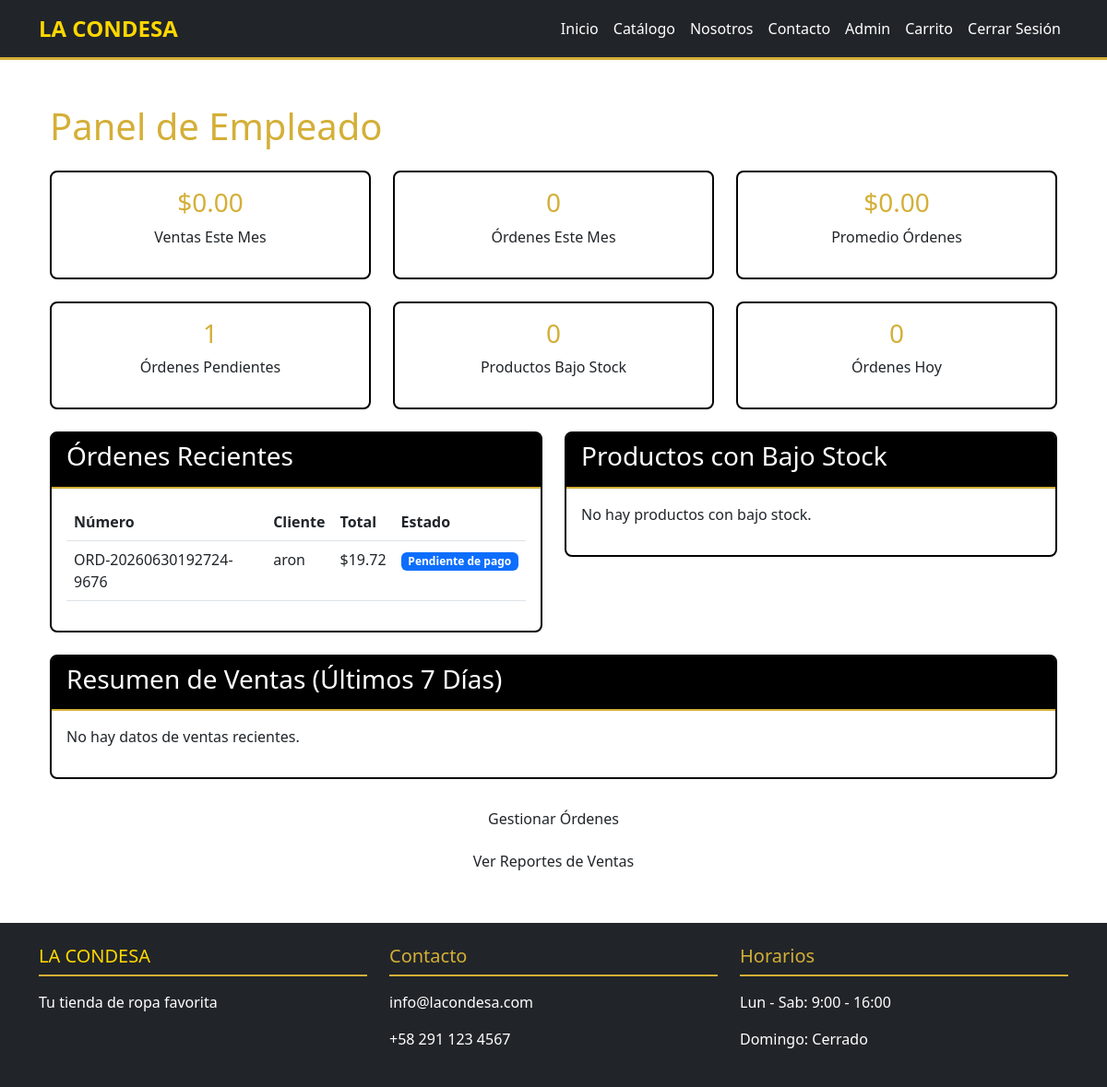
/employee/dashboard (signed in), run on the app's committed database.
### models/order.py (models this page shows, shortened)
class Order(db.Model):
    __tablename__ = 'orders'
    STATUSES = ['pending_payment', 'paid', 'preparing', 'ready_for_pickup', 'delivered']
    PAYMENT_STATUS = ['pending', 'verified', 'cancelled']
    id = db.Column(db.Integer, primary_key=True)
    user_id = db.Column(db.Integer, db.ForeignKey('users.id'), nullable=False)
    order_number = db.Column(db.String(20), unique=True, nullable=False, index=True)
    subtotal = db.Column(db.Float, nullable=False, default=0.0)
    tax = db.Column(db.Float, nullable=False, default=0.0)
    discount = db.Column(db.Float, nullable=False, default=0.0)
    total = db.Column(db.Float, nullable=False, default=0.0)
    status = db.Column(db.String(20), default='pending_payment', nullable=False)
    pickup_location = db.Column(db.String(100), nullable=True)
    payment_status = db.Column(db.String(20), default='pending', nullable=False)
    payment_reference = db.Column(db.String(50), nullable=True)
    receipt_path = db.Column(db.String(255), nullable=True)
    payment_receipt_path = db.Column(db.String(255), nullable=True)
    confirmed_by_id = db.Column(db.Integer, db.ForeignKey('users.id'), nullable=True)
    created_at = db.Column(db.DateTime, default=datetime.utcnow)
    paid_at = db.Column(db.DateTime, nullable=True)
    delivered_at = db.Column(db.DateTime, nullable=True)
    items = db.relationship('OrderItem', backref='order', lazy='dynamic', cascade='all, delete-orphan')
    customer = db.relationship('User', foreign_keys=[user_id], back_populates='orders', lazy='select')
    confirmed_by = db.relationship('User', foreign_keys=[confirmed_by_id], lazy='select', overlaps="orders")

### models/user.py (models this page shows, shortened)
class User(UserMixin, db.Model):
    __tablename__ = 'users'
    ROLES = ['administrator', 'employee', 'customer']
    id = db.Column(db.Integer, primary_key=True)
    name = db.Column(db.String(100), nullable=False)
    email = db.Column(db.String(120), unique=True, nullable=False, index=True)
    password_hash = db.Column(db.String(256), nullable=False)
    phone = db.Column(db.String(20), nullable=True)
    role = db.Column(db.String(20), default='customer', nullable=False)
    is_active = db.Column(db.Boolean, default=True)
    created_at = db.Column(db.DateTime, default=datetime.utcnow)
    orders = db.relationship('Order', foreign_keys='Order.user_id', back_populates='customer', lazy='dynamic')

### routes/employee.py (the view)
@employee_bp.route('/dashboard')
@login_required
@employee_required
def dashboard():
    recent_orders = Order.query.order_by(Order.created_at.desc()).limit(10).all()
    pending_payment = Order.query.filter_by(payment_status='pending').count()
    low_stock = inventory_service.get_low_stock_products()
    daily_sales = analytics_service.get_daily_sales(days=7)
    daily_sales_total = sum(sale['total'] for sale in daily_sales)
    daily_orders_count = sum(sale['orders'] for sale in daily_sales)
    monthly_sales = analytics_service.get_sales_summary(days=30)
    top_products = analytics_service.get_top_selling_products(limit=5, days=7)
    return render_template('employee/dashboard.html',
                         recent_orders=recent_orders,
                         pending_payment=pending_payment,
                         low_stock=low_stock,
                         daily_sales=daily_sales,
                         daily_sales_total=daily_sales_total,
                         daily_orders_count=daily_orders_count,
                         monthly_sales=monthly_sales,
                         top_products=top_products)

### services/analytics_service.py (called while the page is built)
    def get_daily_sales(self, days=30):
        start_date = datetime.utcnow() - timedelta(days=days)
        results = db.session.query(
            db.func.date(Order.created_at).label('date'),
            db.func.sum(Order.total).label('total'),
            db.func.count(Order.id).label('orders')
        ).filter(
            Order.status == 'delivered',
            Order.created_at >= start_date
        ).group_by(
            db.func.date(Order.created_at)
        ).order_by(
            Order.created_at.desc()
        ).all()
        return [
            {'date': str(r.date), 'total': float(r.total), 'orders': r.orders}
            for r in results
        ]

### services/inventory_service.py (called while the page is built)
    def get_low_stock_products(self):
        from models import Product
        products = Product.query.filter(Product.is_active == True).all()
        low_stock = []
        for product in products:
            total_stock = sum(s.stock_quantity for s in product.sizes)
            if total_stock <= self.LOW_STOCK_THRESHOLD:
                low_stock.append(product)
        return low_stock

### utils/sessions.py (called while the page is built)
def track_session_activity():
    if current_user.is_authenticated:
        session['last_activity'] = datetime.utcnow().isoformat()
        session['user_agent'] = request.headers.get('User-Agent')
        session['ip_address'] = request.remote_addr

### templates/employee/dashboard.html (shortened to what this page needs)
{% extends "base.html" %}
{% block content %}
<div class="container mt-5">
    <h1 class="text-gold mb-4">Panel de Empleado</h1>
    <div class="row mb-4">
        <div class="col-md-4">
            <div class="card border-black">
                <div class="card-body text-center">
                    <h3 class="text-gold">${{ "%.2f"|format(monthly_sales.total_sales) }}</h3>
                    <p>Ventas Este Mes</p>
                </div>
            </div>
        </div>
        <div class="col-md-4">
            <div class="card border-black">
                <div class="card-body text-center">
                    <h3 class="text-gold">{{ monthly_sales.total_orders }}</h3>
                    <p>Órdenes Este Mes</p>
                </div>
            </div>
        </div>
        <div class="col-md-4">
            <div class="card border-black">
                <div class="card-body text-center">
                    <h3 class="text-gold">${{ "%.2f"|format(monthly_sales.avg_order_value) }}</h3>
                    <p>Promedio Órdenes</p>
                </div>
            </div>
        </div>
    </div>
    <div class="row mb-4">
        <div class="col-md-4">
            <div class="card border-black">
                <div class="card-body text-center">
                    <h3 class="text-gold">{{ pending_payment }}</h3>
                    <p>Órdenes Pendientes</p>
                </div>
            </div>
        </div>
        <div class="col-md-4">
            <div class="card border-black">
                <div class="card-body text-center">
                    <h3 class="text-gold">{{ low_stock|length }}</h3>
                    <p>Productos Bajo Stock</p>
                </div>
            </div>
        </div>
        <div class="col-md-4">
            <div class="card border-black">
                <div class="card-body text-center">
                    <h3 class="text-gold">{{ daily_orders_count }}</h3>
                    <p>Órdenes Hoy</p>
                </div>
            </div>
        </div>
    </div>
    <div class="row">
        <div class="col-md-6 mb-4">
            <div class="card border-black">
                <div class="card-header">
                    <h3>Órdenes Recientes</h3>
                </div>
                <div class="card-body">
                    {% if recent_orders %}
                    <table class="table">
                        <thead>
                            <tr>
                                <th>Número</th>
                                <th>Cliente</th>
                                <th>Total</th>
                                <th>Estado</th>
                            </tr>
                        </thead>
                        <tbody>
                            {% for order in recent_orders %}
                            <tr>
                                <td>{{ order.order_number }}</td>
                                <td>{{ order.customer.name if order.customer else 'N/A' }}</td>
                                <td>${{ "%.2f"|format(order.total) }}</td>
                                <td><span class="badge bg-primary">{{ order.status|status_es }}</span></td>
                            </tr>
                            {% endfor %}
                        </tbody>
                    </table>
                    {% else %}
                    <p>No hay órdenes recientes.</p>
                    {% endif %}
                </div>
            </div>
        </div>
        <div class="col-md-6 mb-4">
            <div class="card border-black">
                <div class="card-header">
                    <h3>Productos con Bajo Stock</h3>
                </div>
                <div class="card-body">
                    {% if low_stock %}
                    <ul class="list-group">
                        {% for product in low_stock %}
                        <li class="list-group-item list-group-item-warning">
                            {{ product.name }} - Stock: {{ product.get_total_stock() }}
                        </li>
                        {% endfor %}
                    </ul>
                    {% else %}
                    <p>No hay productos con bajo stock.</p>
                    {% endif %}
                </div>
            </div>
        </div>
    </div>
    <div class="row mb-4">
        <div class="col-12">
            <div class="card border-black">
                <div class="card-header">
                    <h3>Resumen de Ventas (Últimos 7 Días)</h3>
                </div>
                <div class="card-body">
                    {% if daily_sales %}
                    <div class="table-responsive">
                        <table class="table">
                            <thead>
                                <tr>
                                    <th>Fecha</th>
                                    <th>Total Ventas</th>
                                    <th>Órdenes</th>
                                </tr>
                            </thead>
                            <tbody>
                                {% for sale in daily_sales %}
                                <tr>
                                    <td>{{ sale.date }}</td>
                                    <td>${{ "%.2f"|format(sale.total) }}</td>
                                    <td>{{ sale.orders }}</td>
                                </tr>
                                {% endfor %}
                            </tbody>
                        </table>
                    </div>
                    {% else %}
                    <p>No hay datos de ventas recientes.</p>
                    {% endif %}
                </div>
            </div>
        </div>
    </div>
    <div class="d-grid gap-2">
        <a href="{{ url_for('employee.orders') }}" class="btn btn-black">Gestionar Órdenes</a>
        <a href="{{ url_for('employee.sales') }}" class="btn btn-outline-black">Ver Reportes de Ventas</a>
    </div>
</div>
{% endblock %}

### static/css/style.css (style rules this page uses)
:root { --primary-black: #000000; --primary-gold: #D4AF37; --primary-blue: #1E90FF; --primary-white: #FFFFFF; }
body { font-family: 'Segoe UI', Tahoma, Geneva, Verdana, sans-serif; background-color: var(--primary-white); }
.text-gold { color: var(--primary-gold) !important; }
.card { border: 2px solid var(--primary-black); border-radius: 8px; }
.card-header { background-color: var(--primary-black); color: var(--primary-white); border-bottom: 2px solid var(--primary-gold); }

### data on the page
Order: order_number "ORD-20260630192724-9676", customer "aron", total "19.72", status|status_es "Pendiente de pago"

### other printed values
{{ "%.2f"|format(monthly_sales.total_sales) }} "0.00"
{{ monthly_sales.total_orders }} "0"
{{ "%.2f"|format(monthly_sales.avg_order_value) }} "0.00"
{{ pending_payment }} "1"
{{ low_stock|length }} "0"
{{ daily_orders_count }} "0"
